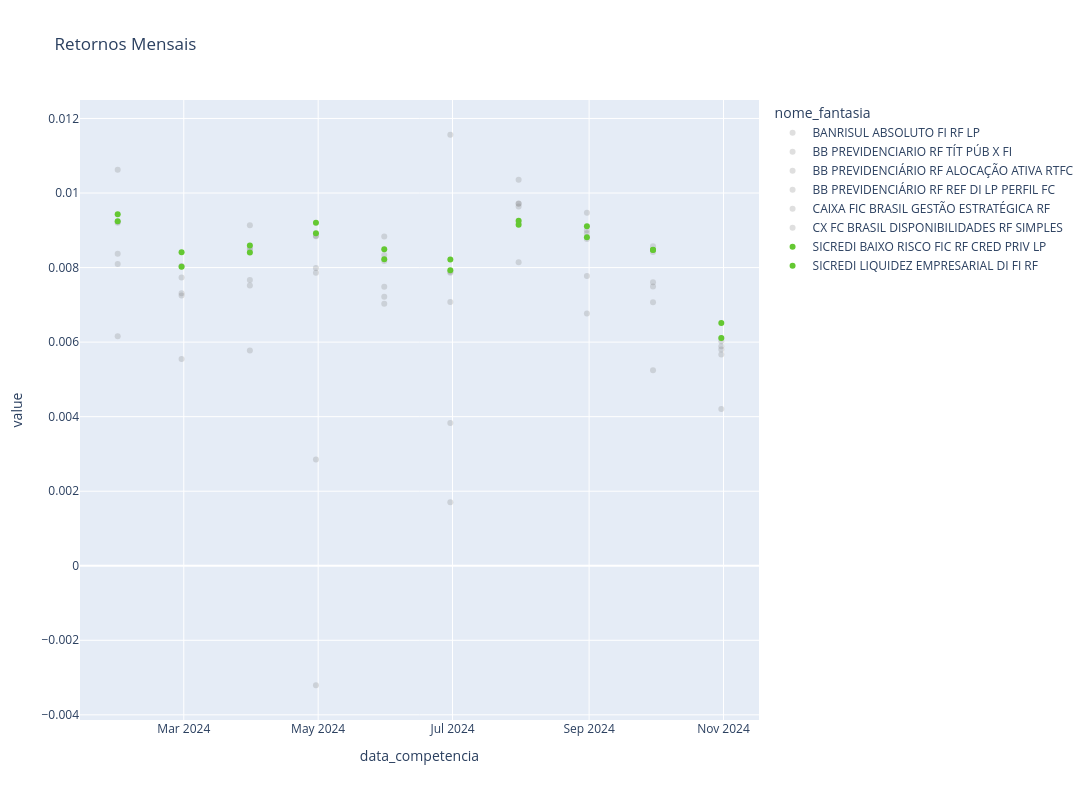

Notebook cell for this chart:
### Code cell
# Constrói o gráfico
fig = px.scatter(returns_mes                       
                       , title='Retornos Mensais', color_discrete_map=color_map
                       , height=800
                       , width=1200)
fig.show()

### Figure 1 — Plotly figure (JSON) as saved in the notebook; plotly's stock layout.template omitted (floating-point values rounded to 4 significant figures)
{"data": [{"hovertemplate": "nome_fantasia=BANRISUL ABSOLUTO FI RF LP              <br>data_competencia=%{x}<br>value=%{y}<extra></extra>", "legendgroup": "BANRISUL ABSOLUTO FI RF LP              ", "marker": {"color": "rgba(128, 128, 128, 0.25)", "symbol": "circle"}, "mode": "markers", "name": "BANRISUL ABSOLUTO FI RF LP              ", "orientation": "v", "showlegend": true, "type": "scatter", "x": ["2024-01-31T00:00:00", "2024-02-29T00:00:00", "2024-03-31T00:00:00", "2024-04-30T00:00:00", "2024-05-31T00:00:00", "2024-06-30T00:00:00", "2024-07-31T00:00:00", "2024-08-31T00:00:00", "2024-09-30T00:00:00", "2024-10-31T00:00:00"], "xaxis": "x", "y": [0.009203, 0.00804, 0.008479, 0.008856, 0.008175, 0.007861, 0.009206, 0.008769, 0.00857, 0.006105], "yaxis": "y"}, {"hovertemplate": "nome_fantasia=BB PREVIDENCIARIO RF TÍT PÚB X FI       <br>data_competencia=%{x}<br>value=%{y}<extra></extra>", "legendgroup": "BB PREVIDENCIARIO RF TÍT PÚB X FI       ", "marker": {"color": "rgba(128, 128, 128, 0.25)", "symbol": "circle"}, "mode": "markers", "name": "BB PREVIDENCIARIO RF TÍT PÚB X FI       ", "orientation": "v", "showlegend": true, "type": "scatter", "x": ["2024-01-31T00:00:00", "2024-02-29T00:00:00", "2024-03-31T00:00:00", "2024-04-30T00:00:00", "2024-05-31T00:00:00", "2024-06-30T00:00:00", "2024-07-31T00:00:00", "2024-08-31T00:00:00", "2024-09-30T00:00:00", "2024-10-31T00:00:00"], "xaxis": "x", "y": [0.01063, 0.007312, 0.009136, 0.007858, 0.008831, 0.01156, 0.009712, 0.009003, 0.007606, 0.005892], "yaxis": "y"}, {"hovertemplate": "nome_fantasia=BB PREVIDENCIÁRIO RF ALOCAÇÃO ATIVA RTFC<br>data_competencia=%{x}<br>value=%{y}<extra></extra>", "legendgroup": "BB PREVIDENCIÁRIO RF ALOCAÇÃO ATIVA RTFC", "marker": {"color": "rgba(128, 128, 128, 0.25)", "symbol": "circle"}, "mode": "markers", "name": "BB PREVIDENCIÁRIO RF ALOCAÇÃO ATIVA RTFC", "orientation": "v", "showlegend": true, "type": "scatter", "x": ["2024-01-31T00:00:00", "2024-02-29T00:00:00", "2024-03-31T00:00:00", "2024-04-30T00:00:00", "2024-05-31T00:00:00", "2024-06-30T00:00:00", "2024-07-31T00:00:00", "2024-08-31T00:00:00", "2024-09-30T00:00:00", "2024-10-31T00:00:00"], "xaxis": "x", "y": [0.008099, 0.007735, 0.007666, 0.002849, 0.007214, 0.003829, 0.01036, 0.009468, 0.007068, 0.004207], "yaxis": "y"}, {"hovertemplate": "nome_fantasia=BB PREVIDENCIÁRIO RF REF DI LP PERFIL FC<br>data_competencia=%{x}<br>value=%{y}<extra></extra>", "legendgroup": "BB PREVIDENCIÁRIO RF REF DI LP PERFIL FC", "marker": {"color": "rgba(128, 128, 128, 0.25)", "symbol": "circle"}, "mode": "markers", "name": "BB PREVIDENCIÁRIO RF REF DI LP PERFIL FC", "orientation": "v", "showlegend": true, "type": "scatter", "x": ["2024-01-31T00:00:00", "2024-02-29T00:00:00", "2024-03-31T00:00:00", "2024-04-30T00:00:00", "2024-05-31T00:00:00", "2024-06-30T00:00:00", "2024-07-31T00:00:00", "2024-08-31T00:00:00", "2024-09-30T00:00:00", "2024-10-31T00:00:00"], "xaxis": "x", "y": [0.009228, 0.008031, 0.008528, 0.00884, 0.008338, 0.007891, 0.009722, 0.008918, 0.008418, 0.006023], "yaxis": "y"}, {"hovertemplate": "nome_fantasia=CAIXA FIC BRASIL GESTÃO ESTRATÉGICA RF  <br>data_competencia=%{x}<br>value=%{y}<extra></extra>", "legendgroup": "CAIXA FIC BRASIL GESTÃO ESTRATÉGICA RF  ", "marker": {"color": "rgba(128, 128, 128, 0.25)", "symbol": "circle"}, "mode": "markers", "name": "CAIXA FIC BRASIL GESTÃO ESTRATÉGICA RF  ", "orientation": "v", "showlegend": true, "type": "scatter", "x": ["2024-01-31T00:00:00", "2024-02-29T00:00:00", "2024-03-31T00:00:00", "2024-04-30T00:00:00", "2024-05-31T00:00:00", "2024-06-30T00:00:00", "2024-07-31T00:00:00", "2024-08-31T00:00:00", "2024-09-30T00:00:00", "2024-10-31T00:00:00"], "xaxis": "x", "y": [0.006158, 0.005548, 0.005778, -0.003206, 0.007028, 0.001705, 0.009641, 0.006767, 0.005246, 0.005668], "yaxis": "y"}, {"hovertemplate": "nome_fantasia=CX FC BRASIL DISPONIBILIDADES RF SIMPLES<br>data_competencia=%{x}<br>value=%{y}<extra></extra>", "legendgroup": "CX FC BRASIL DISPONIBILIDADES RF SIMPLES", "marker": {"color": "rgba(128, 128, 128, 0.25)", "symbol": "circle"}, "mode": "markers", "name": "CX FC BRASIL DISPONIBILIDADES RF SIMPLES", "orientation": "v", "showlegend": true, "type": "scatter", "x": ["2024-01-31T00:00:00", "2024-02-29T00:00:00", "2024-03-31T00:00:00", "2024-04-30T00:00:00", "2024-05-31T00:00:00", "2024-06-30T00:00:00", "2024-07-31T00:00:00", "2024-08-31T00:00:00", "2024-09-30T00:00:00", "2024-10-31T00:00:00"], "xaxis": "x", "y": [0.008374, 0.007251, 0.00752, 0.00799, 0.007488, 0.007075, 0.008144, 0.007773, 0.007494, 0.005801], "yaxis": "y"}, {"hovertemplate": "nome_fantasia=SICREDI BAIXO RISCO FIC RF CRED PRIV LP <br>data_competencia=%{x}<br>value=%{y}<extra></extra>", "legendgroup": "SICREDI BAIXO RISCO FIC RF CRED PRIV LP ", "marker": {"color": "#64C832", "symbol": "circle"}, "mode": "markers", "name": "SICREDI BAIXO RISCO FIC RF CRED PRIV LP ", "orientation": "v", "showlegend": true, "type": "scatter", "x": ["2024-01-31T00:00:00", "2024-02-29T00:00:00", "2024-03-31T00:00:00", "2024-04-30T00:00:00", "2024-05-31T00:00:00", "2024-06-30T00:00:00", "2024-07-31T00:00:00", "2024-08-31T00:00:00", "2024-09-30T00:00:00", "2024-10-31T00:00:00"], "xaxis": "x", "y": [0.00943, 0.008412, 0.00859, 0.009202, 0.008492, 0.008219, 0.009257, 0.009111, 0.008478, 0.006107], "yaxis": "y"}, {"hovertemplate": "nome_fantasia=SICREDI LIQUIDEZ EMPRESARIAL DI FI RF   <br>data_competencia=%{x}<br>value=%{y}<extra></extra>", "legendgroup": "SICREDI LIQUIDEZ EMPRESARIAL DI FI RF   ", "marker": {"color": "#64C832", "symbol": "circle"}, "mode": "markers", "name": "SICREDI LIQUIDEZ EMPRESARIAL DI FI RF   ", "orientation": "v", "showlegend": true, "type": "scatter", "x": ["2024-01-31T00:00:00", "2024-02-29T00:00:00", "2024-03-31T00:00:00", "2024-04-30T00:00:00", "2024-05-31T00:00:00", "2024-06-30T00:00:00", "2024-07-31T00:00:00", "2024-08-31T00:00:00", "2024-09-30T00:00:00", "2024-10-31T00:00:00"], "xaxis": "x", "y": [0.00924, 0.008024, 0.008402, 0.008921, 0.008226, 0.007931, 0.009147, 0.008815, 0.008475, 0.006512], "yaxis": "y"}], "layout": {"height": 800, "legend": {"title": {"text": "nome_fantasia"}, "tracegroupgap": 0}, "title": {"text": "Retornos Mensais"}, "width": 1200, "xaxis": {"anchor": "y", "autorange": true, "domain": [0, 1], "range": ["2024-01-14 01:40:23.6984", "2024-11-16 22:19:36.3016"], "title": {"text": "data_competencia"}, "type": "date"}, "yaxis": {"anchor": "x", "autorange": true, "domain": [0, 1], "range": [-0.004138, 0.0125], "title": {"text": "value"}, "type": "linear"}}}
